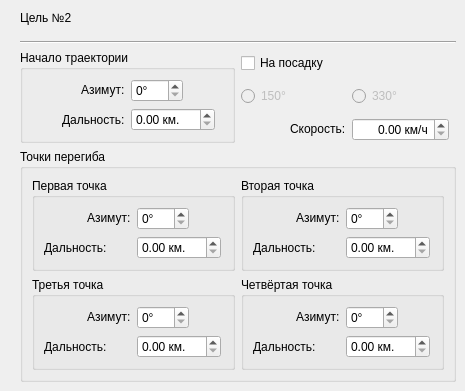
    <widget class="QWidget" name="page_2">
     <widget class="QWidget" name="layoutWidget_3">
      <property name="geometry">
       <rect>
        <x>20</x>
        <y>0</y>
        <width>436</width>
        <height>382</height>
       </rect>
      </property>
      <layout class="QGridLayout" name="LayoutTarget2">
       <item row="0" column="0" alignment="Qt::AlignLeft">
        <widget class="QLabel" name="LabelTarget2">
         <property name="text">
          <string>Цель №2</string>
         </property>
        </widget>
       </item>
       <item row="1" column="0">
        <widget class="Line" name="Line2">
         <property name="orientation">
          <enum>Qt::Horizontal</enum>
         </property>
        </widget>
       </item>
       <item row="2" column="0">
        <layout class="QGridLayout" name="LayoutTrajectoryStart2">
         <item row="0" column="0">
          <widget class="QGroupBox" name="TargetStart2">
           <property name="title">
            <string>Начало траектории</string>
           </property>
           <layout class="QGridLayout" name="gridLayout_4">
            <item row="0" column="0">
             <layout class="QGridLayout" name="LayoutAzimuthRangeStart2">
              <item row="0" column="0" alignment="Qt::AlignRight|Qt::AlignVCenter">
               <widget class="QLabel" name="LabelTargetAzimuthStart2">
                <property name="text">
                 <string>Азимут:</string>
                </property>
               </widget>
              </item>
              <item row="0" column="1" alignment="Qt::AlignLeft|Qt::AlignVCenter">
               <widget class="QSpinBox" name="TargetAzimuthStart2">
                <property name="suffix">
                 <string>°</string>
                </property>
                <property name="maximum">
                 <number>360</number>
                </property>
               </widget>
              </item>
              <item row="1" column="1" alignment="Qt::AlignLeft|Qt::AlignVCenter">
               <widget class="QDoubleSpinBox" name="TargetRangeStart2">
                <property name="suffix">
                 <string> км.</string>
                </property>
                <property name="maximum">
                 <double>150.000000000000000</double>
                </property>
               </widget>
              </item>
              <item row="1" column="0" alignment="Qt::AlignRight">
               <widget class="QLabel" name="LabelTargetRangeStart2">
                <property name="text">
                 <string>Дальность:</string>
                </property>
               </widget>
              </item>
             </layout>
            </item>
           </layout>
          </widget>
         </item>
         <item row="0" column="1">
          <layout class="QGridLayout" name="LayoutOptions2">
           <item row="1" column="0">
            <layout class="QGridLayout" name="LayoutSide2">
             <item row="0" column="0" alignment="Qt::AlignLeft|Qt::AlignVCenter">
              <widget class="QRadioButton" name="TargetGoHome1502">
               <property name="enabled">
                <bool>false</bool>
               </property>
               <property name="text">
                <string>150°</string>
               </property>
              </widget>
             </item>
             <item row="0" column="1" alignment="Qt::AlignLeft|Qt::AlignVCenter">
              <widget class="QRadioButton" name="TargetGoHome3302">
               <property name="enabled">
                <bool>false</bool>
               </property>
               <property name="text">
                <string>330°</string>
               </property>
              </widget>
             </item>
            </layout>
           </item>
           <item row="0" column="0" alignment="Qt::AlignLeft|Qt::AlignVCenter">
            <widget class="QCheckBox" name="TargetGoHome2">
             <property name="cursor">
              <cursorShape>PointingHandCursor</cursorShape>
             </property>
             <property name="text">
              <string>На посадку</string>
             </property>
            </widget>
           </item>
           <item row="2" column="0">
            <layout class="QGridLayout" name="LayoutSpeed2">
             <item row="0" column="1" alignment="Qt::AlignLeft|Qt::AlignVCenter">
              <widget class="QDoubleSpinBox" name="TargetSpeed2">
               <property name="alignment">
                <set>Qt::AlignRight|Qt::AlignTrailing|Qt::AlignVCenter</set>
               </property>
               <property name="suffix">
                <string> км/ч</string>
               </property>
               <property name="maximum">
                <double>1200.000000000000000</double>
               </property>
              </widget>
             </item>
             <item row="0" column="0" alignment="Qt::AlignRight|Qt::AlignVCenter">
              <widget class="QLabel" name="LabelSpeedTarget2">
               <property name="text">
                <string>Скорость:</string>
               </property>
              </widget>
             </item>
            </layout>
           </item>
          </layout>
         </item>
        </layout>
       </item>
       <item row="3" column="0">
        <widget class="QGroupBox" name="TargetExtremums2">
         <property name="title">
          <string>Точки перегиба</string>
         </property>
         <layout class="QGridLayout" name="gridLayout_21">
          <item row="0" column="0">
           <widget class="QGroupBox" name="TargetExtremumFirst2">
            <property name="title">
             <string>Первая точка</string>
            </property>
            <layout class="QGridLayout" name="gridLayout_22">
             <item row="0" column="0">
              <layout class="QGridLayout" name="LayoutExtremumFirst2">
               <item row="0" column="0" alignment="Qt::AlignRight|Qt::AlignVCenter">
                <widget class="QLabel" name="LabelTargetAzimuthExtremumFirst2">
                 <property name="text">
                  <string>Азимут:</string>
                 </property>
                </widget>
               </item>
               <item row="0" column="1" alignment="Qt::AlignLeft|Qt::AlignVCenter">
                <widget class="QSpinBox" name="TargetAzimuthExtremumFirst2">
                 <property name="suffix">
                  <string>°</string>
                 </property>
                 <property name="maximum">
                  <number>360</number>
                 </property>
                </widget>
               </item>
               <item row="1" column="0">
                <widget class="QLabel" name="LabelTargetRangeExtremumFirst2">
                 <property name="text">
                  <string>Дальность:</string>
                 </property>
                </widget>
               </item>
               <item row="1" column="1" alignment="Qt::AlignLeft|Qt::AlignVCenter">
                <widget class="QDoubleSpinBox" name="TargetRangeExtremumFirst2">
                 <property name="suffix">
                  <string> км.</string>
                 </property>
                 <property name="maximum">
                  <double>150.000000000000000</double>
                 </property>
                </widget>
               </item>
              </layout>
             </item>
            </layout>
           </widget>
          </item>
          <item row="0" column="1">
           <widget class="QGroupBox" name="TargetExtremumSecond2">
            <property name="title">
             <string>Вторая точка</string>
            </property>
            <layout class="QGridLayout" name="gridLayout_23">
             <item row="0" column="0">
              <layout class="QGridLayout" name="LayoutExtremumSecond2">
               <item row="0" column="0" alignment="Qt::AlignRight|Qt::AlignVCenter">
                <widget class="QLabel" name="LabelTargetAzimuthExtremumSecond2">
                 <property name="text">
                  <string>Азимут:</string>
                 </property>
                </widget>
               </item>
               <item row="0" column="1" alignment="Qt::AlignLeft|Qt::AlignVCenter">
                <widget class="QSpinBox" name="TargetAzimuthExtremumSecond2">
                 <property name="suffix">
                  <string>°</string>
                 </property>
                 <property name="maximum">
                  <number>360</number>
                 </property>
                </widget>
               </item>
               <item row="1" column="0">
                <widget class="QLabel" name="LabelTargetRangeExtremumSecond2">
                 <property name="text">
                  <string>Дальность:</string>
                 </property>
                </widget>
               </item>
               <item row="1" column="1" alignment="Qt::AlignLeft|Qt::AlignVCenter">
                <widget class="QDoubleSpinBox" name="TargetRangeExtremumSecond2">
                 <property name="suffix">
                  <string> км.</string>
                 </property>
                 <property name="maximum">
                  <double>150.000000000000000</double>
                 </property>
                </widget>
               </item>
              </layout>
             </item>
            </layout>
           </widget>
          </item>
          <item row="1" column="0">
           <widget class="QGroupBox" name="TargetExtremumThird2">
            <property name="title">
             <string>Третья точка</string>
            </property>
            <layout class="QGridLayout" name="gridLayout_24">
             <item row="0" column="0">
              <layout class="QGridLayout" name="LayoutExtremumThird2">
               <item row="0" column="0" alignment="Qt::AlignRight|Qt::AlignVCenter">
                <widget class="QLabel" name="LabelTargetAzimuthExtremumThird2">
                 <property name="text">
                  <string>Азимут:</string>
                 </property>
                </widget>
               </item>
               <item row="0" column="1" alignment="Qt::AlignLeft|Qt::AlignVCenter">
                <widget class="QSpinBox" name="TargetAzimuthExtremumThird2">
                 <property name="suffix">
                  <string>°</string>
                 </property>
                 <property name="maximum">
                  <number>360</number>
                 </property>
                </widget>
               </item>
               <item row="1" column="0">
                <widget class="QLabel" name="LabelTargetRangeExtremumThird2">
                 <property name="text">
                  <string>Дальность:</string>
                 </property>
                </widget>
               </item>
               <item row="1" column="1" alignment="Qt::AlignLeft|Qt::AlignVCenter">
                <widget class="QDoubleSpinBox" name="TargetRangeExtremumThird2">
                 <property name="suffix">
                  <string> км.</string>
                 </property>
                 <property name="maximum">
                  <double>150.000000000000000</double>
                 </property>
                </widget>
               </item>
              </layout>
             </item>
            </layout>
           </widget>
          </item>
          <item row="1" column="1">
           <widget class="QGroupBox" name="TargetExtremumFourth2">
            <property name="title">
             <string>Четвёртая точка</string>
            </property>
            <layout class="QGridLayout" name="gridLayout_25">
             <item row="0" column="0">
              <layout class="QGridLayout" name="LayoutExtremumFourth2">
               <item row="1" column="0">
                <widget class="QLabel" name="LabelTargetRangeExtremumFourth2">
                 <property name="text">
                  <string>Дальность:</string>
                 </property>
                </widget>
               </item>
               <item row="0" column="1" alignment="Qt::AlignLeft|Qt::AlignVCenter">
                <widget class="QSpinBox" name="TargetAzimuthExtremumFourth2">
                 <property name="suffix">
                  <string>°</string>
                 </property>
                 <property name="maximum">
                  <number>360</number>
                 </property>
                </widget>
               </item>
               <item row="0" column="0" alignment="Qt::AlignRight|Qt::AlignVCenter">
                <widget class="QLabel" name="LabelTargetAzimuthExtremumFourth2">
                 <property name="text">
                  <string>Азимут:</string>
                 </property>
                </widget>
               </item>
               <item row="1" column="1" alignment="Qt::AlignLeft|Qt::AlignVCenter">
                <widget class="QDoubleSpinBox" name="TargetRangeExtremumFourth2">
                 <property name="suffix">
                  <string> км.</string>
                 </property>
                 <property name="maximum">
                  <double>150.000000000000000</double>
                 </property>
                </widget>
               </item>
              </layout>
             </item>
            </layout>
           </widget>
          </item>
         </layout>
        </widget>
       </item>
      </layout>
     </widget>
    </widget>
